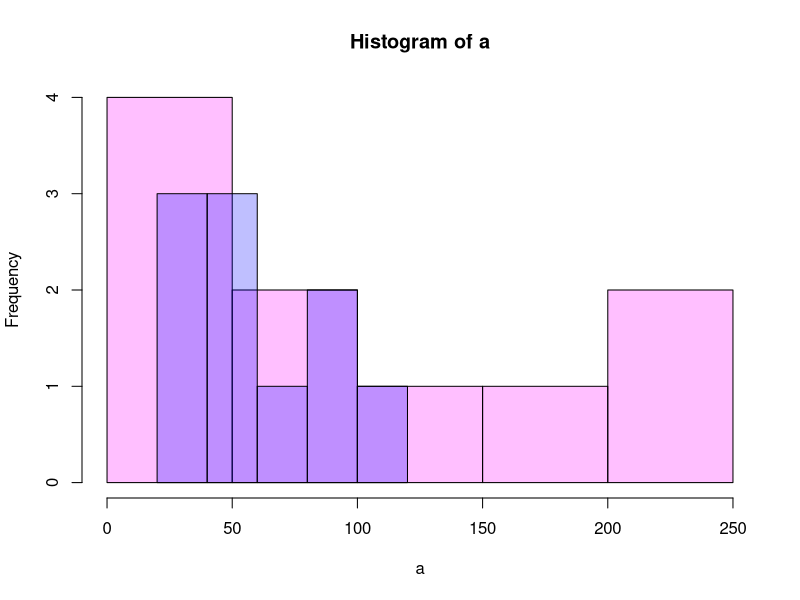

Reproduce this figure in R.
# (1)
a = c(60,100,50,40,50,230,120,240,200,30)
b = c(50,60,40,50,100,80,30,20,100,120)
hist(a, col = "#ff00ff40")
hist(b, col = "#0000ff40", add = TRUE)
